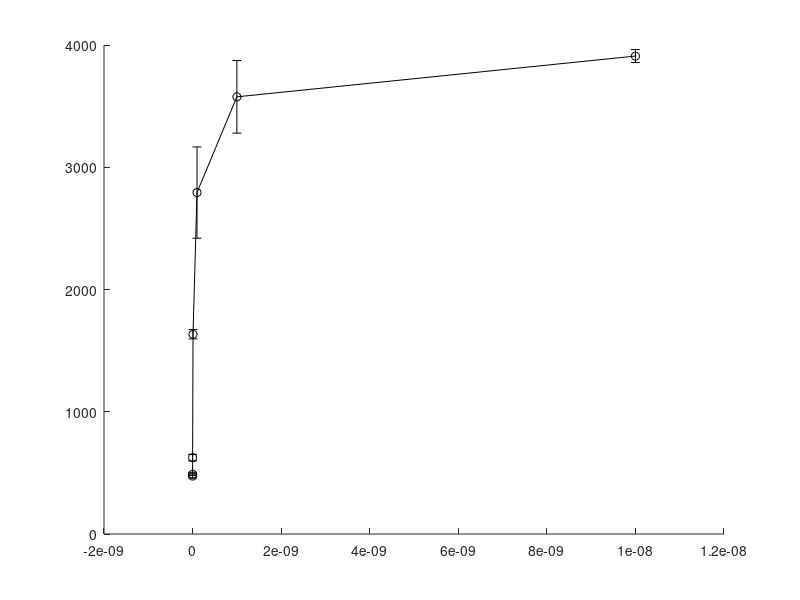

MATLAB code to generate this figure: (Note: this script raises an error after producing the figure.)
%B16 IFN-gamma repeat 8.22.13.  Repeat of initial experiment looking at MHC
%expression (H-2kb) following addition of different quantities of IFN-g to
%the media at T0.  

%H-2Kb MFI at different timepoints

T1=[3872 3786 3057 1661 643 485 496
    3947 3366 2529 1607 606 463 481];
e1=std(T1);
T1_m=mean(T1);

T2=[14150 11191 7746 3863 1048 705 648
    11873 10289 6680 3405 942 638 627];
e2=std(T2);
T2_m=mean(T2);

T3=[12459 7813 5993 2566 664 479 451
    10104 7413 4354 2327 649 440 408];
e3=std(T3);
T3_m=mean(T3);

T4=[12293 10131 8836 3037 820 484 490
    16818 14028 10408 5663 1167 696 748];
e4=std(T4);
T4_m=mean(T4);

T5=[13883 13681 12476 6183 1586 700 820
    9943 10143 7461 3637 1952 564 790];
e5=std(T5);
T5_m=mean(T5);

T6=[21443 20693 22379 6478 1743 1121 1680
    15223 14960 18531 8971 2368 1330 1561];
e6=std(T6);
T6_m=mean(T6);

gamma=[10e-9 1e-9 100e-12 10e-12 1e-12 100e-15 0];
time=[10.5 21.5 32.5 44.5 56.6 68.5];

figure()
hold on
errorbar(gamma, T1_m, e1, '-ko', 'markeredgecolor', 'k', 'markerfacecolor', 'r', 'markersize', 10)
errorbar(gamma, T2_m, e2, '-ko', 'markeredgecolor', 'k', 'markerfacecolor', [1 0.5 0.2], 'markersize', 10)
errorbar(gamma, T3_m, e3, '-ko', 'markeredgecolor', 'k', 'markerfacecolor', 'y', 'markersize', 10)
errorbar(gamma, T4_m, e4, '-ko', 'markeredgecolor', 'k', 'markerfacecolor', 'g', 'markersize', 10)
errorbar(gamma, T5_m, e5, '-ko', 'markeredgecolor', 'k', 'markerfacecolor', 'b', 'markersize', 10)
errorbar(gamma, T6_m, e6, '-ko', 'markeredgecolor', 'k', 'markerfacecolor', 'c', 'markersize', 10)
set(gca, 'Fontsize', 20, 'xscale', 'log', 'yscale', 'log')
set(gcf, 'color', 'w')
ylabel('log H-2Kb MFI')
xlabel('log [IFN-\gamma], (M)')
legend('10.5 hours', '21.5', '32.5', '44.5', '56.5', '68.5')
box on
title('MHC expression following media supplementation with IFN')

%%
%H-2Kb MfI over time
gamma1=[T1(:,1), T2(:,1), T3(:,1), T4(:,1), T5(:,1), T6(:,1)]; gamma2=[T1(:,2), T2(:,2), T3(:,2), T4(:,2), T5(:,2), T6(:,2)]; gamma3=[T1(:,3), T2(:,3), T3(:,3), T4(:,3), T5(:,3), T6(:,3)];
gamma4=[T1(:,4), T2(:,4), T3(:,4), T4(:,4), T5(:,4), T6(:,4)]; gamma5=[T1(:,5), T2(:,5), T3(:,5), T4(:,5), T5(:,5), T6(:,5)]; gamma6=[T1(:,6), T2(:,6), T3(:,6), T4(:,6), T5(:,6), T6(:,6)]; 
gamma7=[T1(:,7), T2(:,7), T3(:,7), T4(:,7), T5(:,7), T6(:,7)];

eg1=std(gamma1); eg2=std(gamma2); eg3=std(gamma3); eg4=std(gamma4); eg5=std(gamma5); eg6=std(gamma6); eg7=std(gamma7);
gamma1=mean(gamma1); gamma2=mean(gamma2); gamma3=mean(gamma3); gamma4=mean(gamma4); gamma5=mean(gamma5); gamma6=mean(gamma6); gamma7=mean(gamma7);

figure()
hold on
errorbar(time, gamma1, eg1, '-ko', 'markeredgecolor', 'k', 'markerfacecolor', 'r', 'markersize', 10)
errorbar(time, gamma2, eg2, '-ko', 'markeredgecolor', 'k', 'markerfacecolor', [1 0.5 0.2], 'markersize', 10)
errorbar(time, gamma3, eg3, '-ko', 'markeredgecolor', 'k', 'markerfacecolor', 'y', 'markersize', 10)
errorbar(time, gamma4, eg4, '-ko', 'markeredgecolor', 'k', 'markerfacecolor', 'g', 'markersize', 10)
errorbar(time, gamma5, eg5, '-ko', 'markeredgecolor', 'k', 'markerfacecolor', 'b', 'markersize', 10)
errorbar(time, gamma6, eg6, '-ko', 'markeredgecolor', 'k', 'markerfacecolor', 'c', 'markersize', 10)
errorbar(time, gamma7, eg7, '-ko', 'markeredgecolor', 'k', 'markerfacecolor', 'k', 'markersize', 10)
set(gca, 'Fontsize', 20, 'yscale', 'log')
set(gcf, 'color', 'w')
ylabel('log H-2Kb MFI')
xlabel('Time, (hours)')
legend('10nM IFN-\gamma', '1nM', '100pM', '10pM', '1pM', '100fM', '0')
box on
title('MHC expression over time')

max_g1=max(gamma1); max_g2=max(gamma2); max_g3=max(gamma3); max_g4=max(gamma4); max_g5=max(gamma5); max_g6=max(gamma6); max_g7=max(gamma7);
maxima=[max_g1, max_g2, max_g3, max_g4, max_g5, max_g6, max_g7];

%%
%H-2Kb expression normalized to the media control (gamma7 = NO IFN gamma added to media at T0)
gamma1=[T1(:,1), T2(:,1), T3(:,1), T4(:,1), T5(:,1), T6(:,1)]; gamma2=[T1(:,2), T2(:,2), T3(:,2), T4(:,2), T5(:,2), T6(:,2)]; gamma3=[T1(:,3), T2(:,3), T3(:,3), T4(:,3), T5(:,3), T6(:,3)];
gamma4=[T1(:,4), T2(:,4), T3(:,4), T4(:,4), T5(:,4), T6(:,4)]; gamma5=[T1(:,5), T2(:,5), T3(:,5), T4(:,5), T5(:,5), T6(:,5)]; gamma6=[T1(:,6), T2(:,6), T3(:,6), T4(:,6), T5(:,6), T6(:,6)]; 
gamma7=[T1(:,7), T2(:,7), T3(:,7), T4(:,7), T5(:,7), T6(:,7)];

gamma1_norm=gamma1./gamma7; gamma2_norm=gamma2./gamma7; gamma3_norm=gamma3./gamma7; gamma4_norm=gamma4./gamma7; gamma5_norm=gamma5./gamma7; gamma6_norm=gamma6./gamma7;

eg1=std(gamma1_norm); eg2=std(gamma2_norm); eg3=std(gamma3_norm); eg4=std(gamma4_norm); eg5=std(gamma5_norm); eg6=std(gamma6_norm);
gamma1=mean(gamma1_norm); gamma2=mean(gamma2_norm); gamma3=mean(gamma3_norm); gamma4=mean(gamma4_norm); gamma5=mean(gamma5_norm); gamma6=mean(gamma6_norm); 


figure()
hold on
errorbar(time, gamma1, eg1, '-ko', 'markeredgecolor', 'k', 'markerfacecolor', 'r', 'markersize', 10)
errorbar(time, gamma2, eg2, '-ko', 'markeredgecolor', 'k', 'markerfacecolor', [1 0.5 0.2], 'markersize', 10)
errorbar(time, gamma3, eg3, '-ko', 'markeredgecolor', 'k', 'markerfacecolor', 'y', 'markersize', 10)
errorbar(time, gamma4, eg4, '-ko', 'markeredgecolor', 'k', 'markerfacecolor', 'g', 'markersize', 10)
errorbar(time, gamma5, eg5, '-ko', 'markeredgecolor', 'k', 'markerfacecolor', 'b', 'markersize', 10)
errorbar(time, gamma6, eg6, '-ko', 'markeredgecolor', 'k', 'markerfacecolor', 'c', 'markersize', 10)
set(gca, 'Fontsize', 20)
set(gcf, 'color', 'w')
ylabel('fold H-2Kb fluorescence over media control')
xlabel('Time, (hours)')
legend('10nM IFN-\gamma', '1nM', '100pM', '10pM', '1pM', '100fM')
box on
title('Normalized MHC expression over time')

%%
%percent H-2Kb+ --> at later timepoints, the expression of H-2Kb appears to
%be bimodal, making a MFI less than ideal.  

T1=[59.9 58.9 49.7 21.7 1.94 0.487 0.623
    60.5 53.8 42.5 20.5 1.51 0.422 0.406];
e1=std(T1);
T1_m=mean(T1);

T2=[89.9 87.2 77.6 59.2 12.2 2.47 2.22
    88.2 87.3 73.8 53.4 10.3 2.18 2.15];
e2=std(T2);
T2_m=mean(T2);

T3=[88.4 76.5 66.5 44 4.18 0.334 0.175
    84.6 73.8 55.7 40.4 3.1 0.155 0.144];
e3=std(T3);
T3_m=mean(T3);

T4=[85 77.5 71 51.3 8.97 1.21 1.48
    89.8 87.7 77.2 70.2 18.4 4.36 4.45];
e4=std(T4);
T4_m=mean(T4);

T5=[86.6 85.6 82.3 70.2 28.9 4.57 5.37 
    75.4 73.1 69 52.8 33.7 2.02 5.37];
e5=std(T5);
T5_m=mean(T5);

T6=[89.7 89.4 90.7 72.9 35.2 14.9 25.5 
    82.1 80.7 89.7 79.2 45 18.4 22.4];
e6=std(T6);
T6_m=mean(T6);

gamma=[10e-9 1e-9 100e-12 10e-12 1e-12 100e-15 0];
time=[10.5 21.5 32.5 44.5 56.6 68.5];

figure()
hold on
errorbar(gamma, T1_m, e1, '-ko', 'markeredgecolor', 'k', 'markerfacecolor', 'r', 'markersize', 10)
errorbar(gamma, T2_m, e2, '-ko', 'markeredgecolor', 'k', 'markerfacecolor', [1 0.5 0.2], 'markersize', 10)
errorbar(gamma, T3_m, e3, '-ko', 'markeredgecolor', 'k', 'markerfacecolor', 'y', 'markersize', 10)
errorbar(gamma, T4_m, e4, '-ko', 'markeredgecolor', 'k', 'markerfacecolor', 'g', 'markersize', 10)
errorbar(gamma, T5_m, e5, '-ko', 'markeredgecolor', 'k', 'markerfacecolor', 'b', 'markersize', 10)
errorbar(gamma, T6_m, e6, '-ko', 'markeredgecolor', 'k', 'markerfacecolor', 'c', 'markersize', 10)
set(gca, 'Fontsize', 20, 'xscale', 'log')
set(gcf, 'color', 'w')
ylabel('%H-2Kb+')
xlabel('log [IFN-\gamma], (M)')
legend('10.5 hours', '21.5', '32.5', '44.5', '56.5', '68.5')
box on
title('MHC expression following media supplementation with IFN')


%%
%Percent H-2kb+
gamma1=[T1(:,1), T2(:,1), T3(:,1), T4(:,1), T5(:,1), T6(:,1)]; gamma2=[T1(:,2), T2(:,2), T3(:,2), T4(:,2), T5(:,2), T6(:,2)]; gamma3=[T1(:,3), T2(:,3), T3(:,3), T4(:,3), T5(:,3), T6(:,3)];
gamma4=[T1(:,4), T2(:,4), T3(:,4), T4(:,4), T5(:,4), T6(:,4)]; gamma5=[T1(:,5), T2(:,5), T3(:,5), T4(:,5), T5(:,5), T6(:,5)]; gamma6=[T1(:,6), T2(:,6), T3(:,6), T4(:,6), T5(:,6), T6(:,6)]; 
gamma7=[T1(:,7), T2(:,7), T3(:,7), T4(:,7), T5(:,7), T6(:,7)];

eg1=std(gamma1); eg2=std(gamma2); eg3=std(gamma3); eg4=std(gamma4); eg5=std(gamma5); eg6=std(gamma6); eg7=std(gamma7);
gamma1=mean(gamma1); gamma2=mean(gamma2); gamma3=mean(gamma3); gamma4=mean(gamma4); gamma5=mean(gamma5); gamma6=mean(gamma6); gamma7=mean(gamma7);

figure()
hold on
errorbar(time, gamma1, eg1, '-ko', 'markeredgecolor', 'k', 'markerfacecolor', 'r', 'markersize', 10)
errorbar(time, gamma2, eg2, '-ko', 'markeredgecolor', 'k', 'markerfacecolor', [1 0.5 0.2], 'markersize', 10)
errorbar(time, gamma3, eg3, '-ko', 'markeredgecolor', 'k', 'markerfacecolor', 'y', 'markersize', 10)
errorbar(time, gamma4, eg4, '-ko', 'markeredgecolor', 'k', 'markerfacecolor', 'g', 'markersize', 10)
errorbar(time, gamma5, eg5, '-ko', 'markeredgecolor', 'k', 'markerfacecolor', 'b', 'markersize', 10)
errorbar(time, gamma6, eg6, '-ko', 'markeredgecolor', 'k', 'markerfacecolor', 'c', 'markersize', 10)
errorbar(time, gamma7, eg7, '-ko', 'markeredgecolor', 'k', 'markerfacecolor', 'k', 'markersize', 10)
set(gca, 'Fontsize', 20)
set(gcf, 'color', 'w')
ylabel('%H-2Kb+')
xlabel('Time, (hours)')
legend('10nM IFN-\gamma', '1nM', '100pM', '10pM', '1pM', '100fM', '0')
box on
title('MHC expression over time')

%%
%H-2Kb expression (percent H-2Kb+) normalized to the media control (gamma7 = NO IFN gamma added to media at T0)
gamma1=[T1(:,1), T2(:,1), T3(:,1), T4(:,1), T5(:,1), T6(:,1)]; gamma2=[T1(:,2), T2(:,2), T3(:,2), T4(:,2), T5(:,2), T6(:,2)]; gamma3=[T1(:,3), T2(:,3), T3(:,3), T4(:,3), T5(:,3), T6(:,3)];
gamma4=[T1(:,4), T2(:,4), T3(:,4), T4(:,4), T5(:,4), T6(:,4)]; gamma5=[T1(:,5), T2(:,5), T3(:,5), T4(:,5), T5(:,5), T6(:,5)]; gamma6=[T1(:,6), T2(:,6), T3(:,6), T4(:,6), T5(:,6), T6(:,6)]; 
gamma7=[T1(:,7), T2(:,7), T3(:,7), T4(:,7), T5(:,7), T6(:,7)];

gamma1_norm=gamma1./gamma7; gamma2_norm=gamma2./gamma7; gamma3_norm=gamma3./gamma7; gamma4_norm=gamma4./gamma7; gamma5_norm=gamma5./gamma7; gamma6_norm=gamma6./gamma7;

eg1=std(gamma1_norm); eg2=std(gamma2_norm); eg3=std(gamma3_norm); eg4=std(gamma4_norm); eg5=std(gamma5_norm); eg6=std(gamma6_norm);
gamma1=mean(gamma1_norm); gamma2=mean(gamma2_norm); gamma3=mean(gamma3_norm); gamma4=mean(gamma4_norm); gamma5=mean(gamma5_norm); gamma6=mean(gamma6_norm); 

figure()
hold on
errorbar(time, gamma1, eg1, '-ko', 'markeredgecolor', 'k', 'markerfacecolor', 'r', 'markersize', 10)
errorbar(time, gamma2, eg2, '-ko', 'markeredgecolor', 'k', 'markerfacecolor', [1 0.5 0.2], 'markersize', 10)
errorbar(time, gamma3, eg3, '-ko', 'markeredgecolor', 'k', 'markerfacecolor', 'y', 'markersize', 10)
errorbar(time, gamma4, eg4, '-ko', 'markeredgecolor', 'k', 'markerfacecolor', 'g', 'markersize', 10)
errorbar(time, gamma5, eg5, '-ko', 'markeredgecolor', 'k', 'markerfacecolor', 'b', 'markersize', 10)
errorbar(time, gamma6, eg6, '-ko', 'markeredgecolor', 'k', 'markerfacecolor', 'c', 'markersize', 10)
set(gca, 'Fontsize', 20)
set(gcf, 'color', 'w')
ylabel('fold percent H-2Kb+ over media control')
xlabel('Time, (hours)')
legend('10nM IFN-\gamma', '1nM', '100pM', '10pM', '1pM', '100fM')
box on
title('Normalized MHC expression over time')
